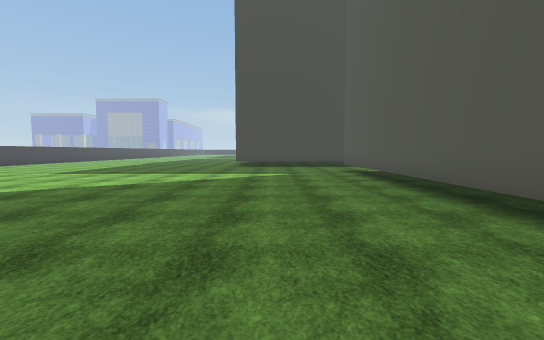
[1] (above)

24 first-person views from a walk through a 3-D level made in the Unity game engine. The camera is 1.5 m above the floor, tilts 4° down and sees 90° across. The floor is counted in squares, 2 m on a side. Each view is taken from the middle of a square. On the plan, view 1 faces up. The plan holds only what a view shows up to about 10 squares ahead; the rest is blank. The place goes on beyond the plan. The player is left out. Some animated figures are not drawn. Some surface patterns are stand-ins.

[2]
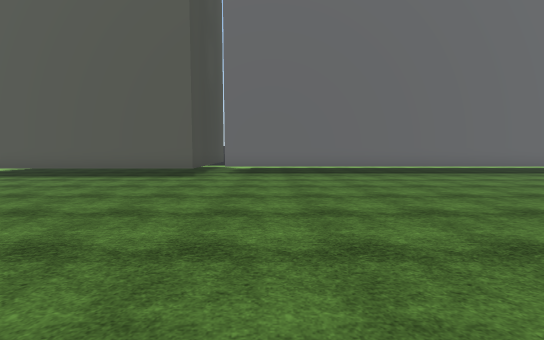

[3]
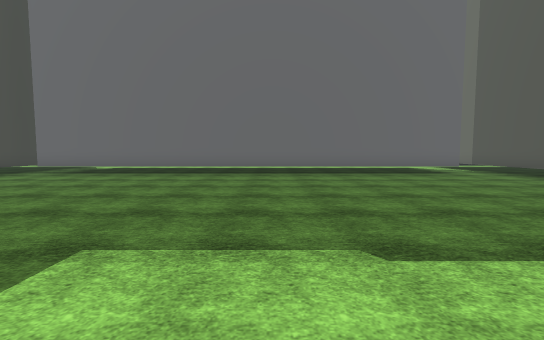

[4]
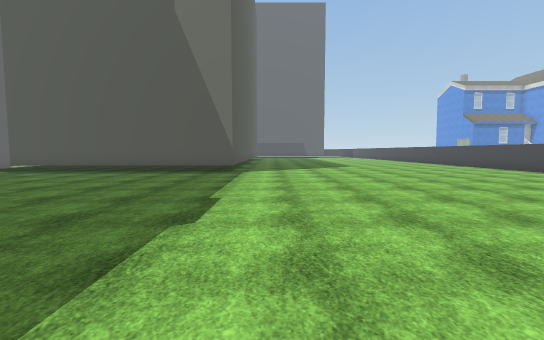

[5]
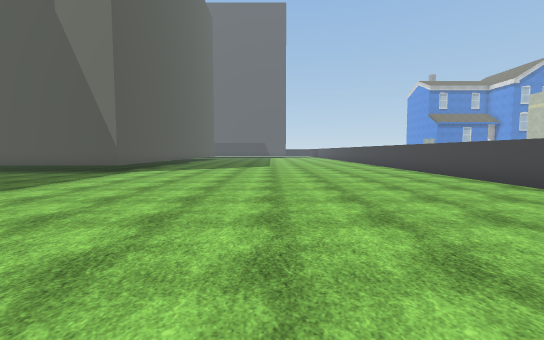

[6]
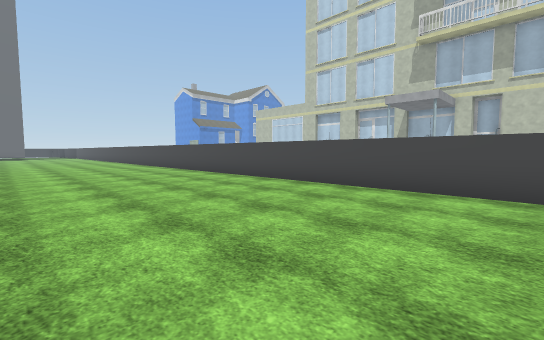

[7]
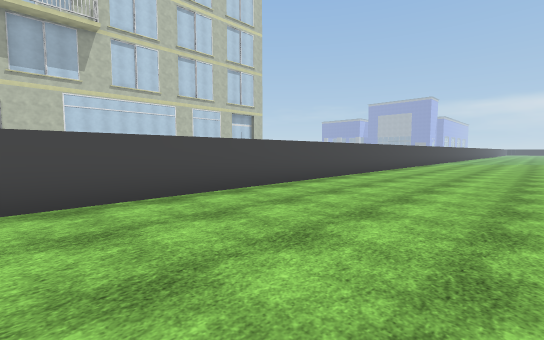

[8]
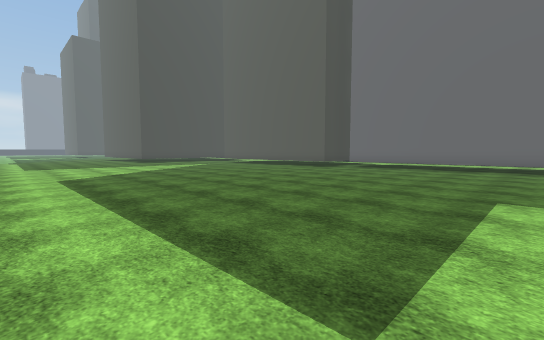

[9]
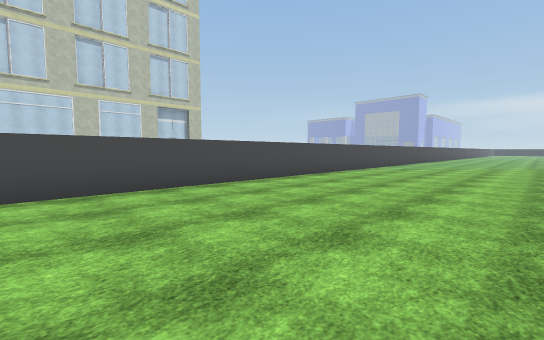

[10]
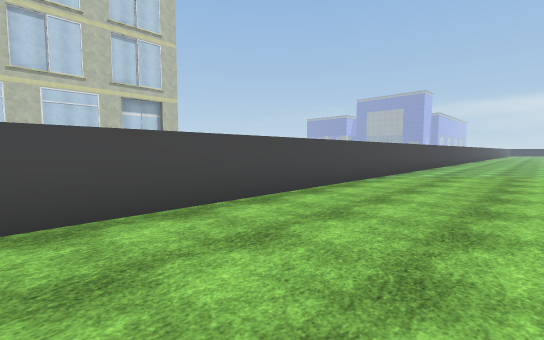

[11]
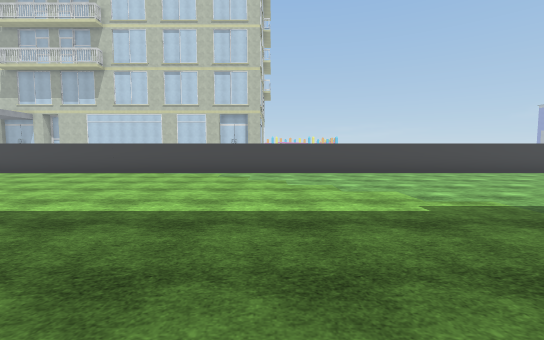

[12]
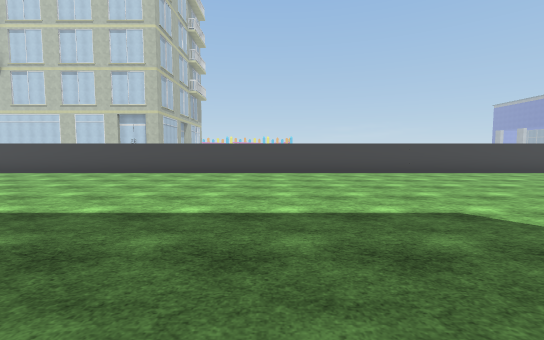

[13]
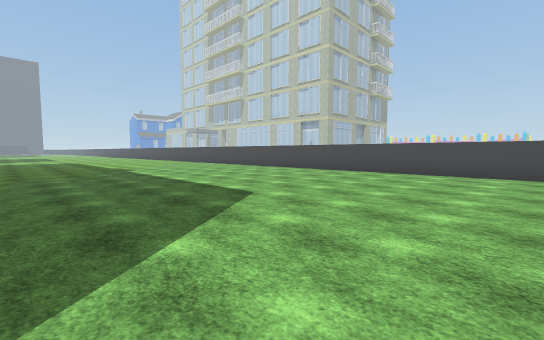

[14]
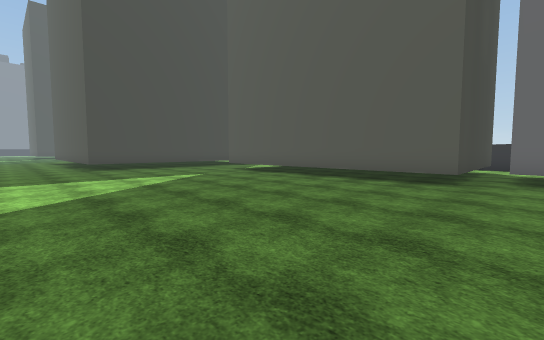

[15]
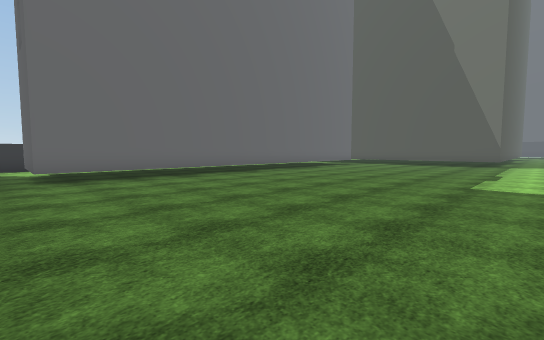

[16]
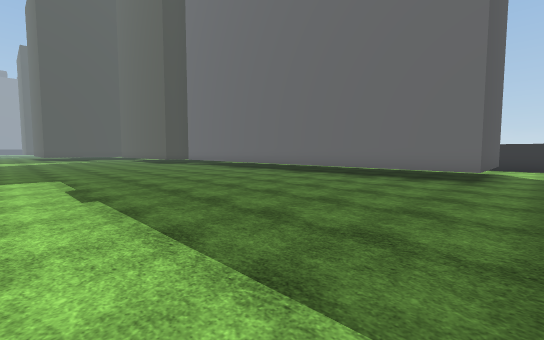

[17]
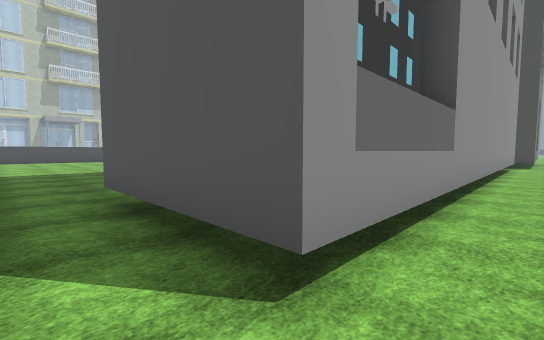

[18]
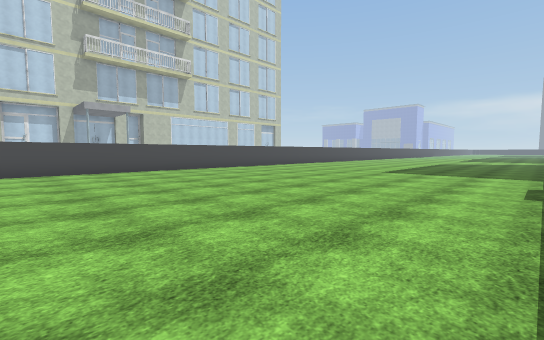

[19]
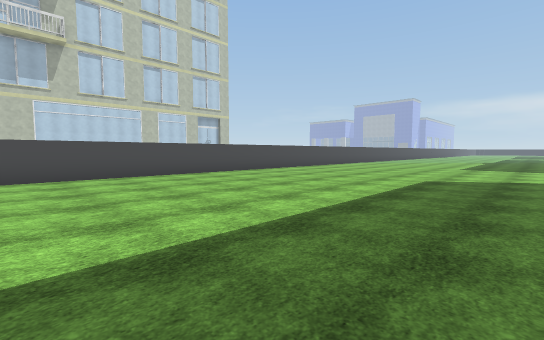

[20]
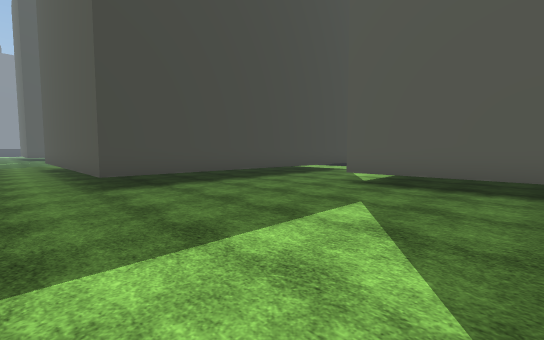

[21]
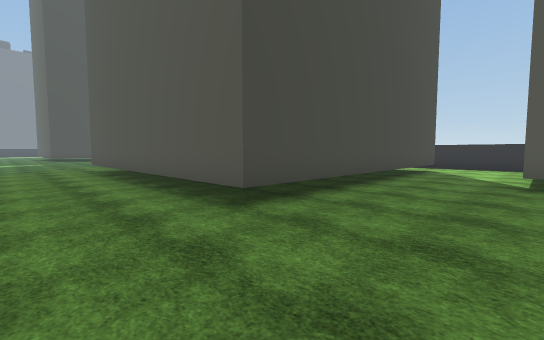

[22]
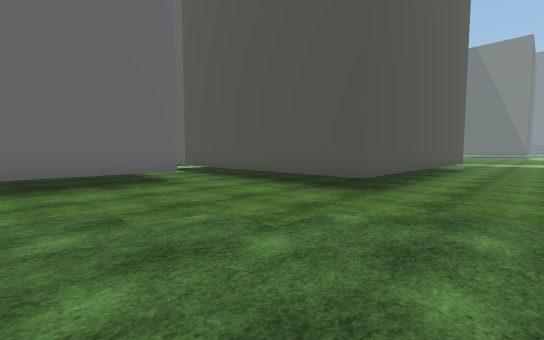

[23]
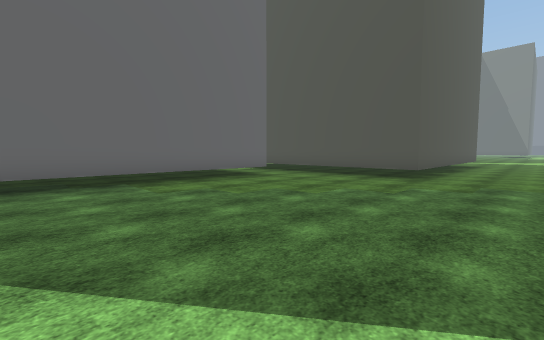

[24]
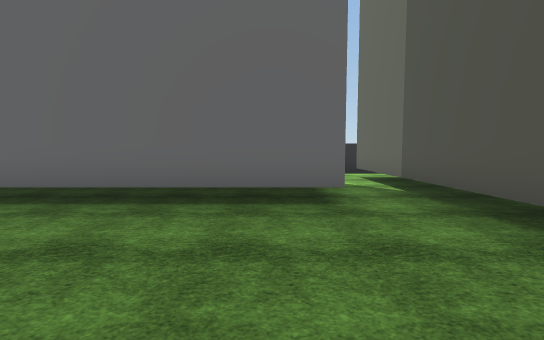

### Floor plan
Key: @ floor where view 1 was taken; # wall or solid block; . floor; B building.
Columns run from 14 left of view 1 to 9 right of it. Each row starts with its distance up from view 1.
 29 #................B
 28 #................B
 27 #................B
 26 #................B
 25 #................B
 24 #................B
 23 #................B
 22 #...................
 21 #............BBBBBBBB
 20 #............B
 19 #............B
 18 #............B
 17 #............B
 16 #............B
 15 #............B
 14 #............B
 13 #............BBBBBBBBB
 12 #......................
 11 #.......  .............#
 10 #................B
  9 #................B
  8 #................B
  7 #................B
  6 #................B
  5 #................B
  4 #................B
  3 #................BBBBB
  2 #......................#
  1 #.................BBBB.#
  0 #.............@...B  B.
 -1 #.................B  B.
 -2 #.................B  B.
 -3 #.................B  B.
 -4 #.................B  B.
 -5 #.................B  B.
 -6 #.................B  B.
 -7 #.................B  B.
 -8 #.................B  B.
 -9 #.................B  B.
-10 #.................B  B.
-11 #.................B  B.
-12 #.................BBBB.#
-13 #......................#
-14 #...........############

Where each view was taken, in squares from view 1:
view 1: 0 up, 0 right, facing up
view 2: 0 up, 5 left, facing right
view 3: 6 down, 5 left, facing right
view 4: 4 down, 4 left, facing down
view 5: 4 down, 8 left, facing down
view 6: 3 down, 8 left, facing down-left
view 7: 5 down, 9 left, facing up-left
view 8: 5 down, 8 left, facing up-right
view 9: 1 up, 8 left, facing up-left
view 10: 4 up, 10 left, facing up-left
view 11: 14 up, 4 left, facing left
view 12: 23 up, 4 left, facing left
view 13: 29 up, 4 left, facing down-left
view 14: 1 up, 4 left, facing up-right
view 15: 2 up, 4 left, facing down-right
view 16: 13 down, 4 left, facing up-right
view 17: 13 down, 8 right, facing up-left
view 18: 14 down, 3 left, facing up-left
view 19: 4 down, 5 left, facing up-left
view 20: 7 up, 3 left, facing up-right
view 21: 10 up, 4 left, facing up-right
view 22: 26 up, 4 left, facing down-right
view 23: 29 up, 4 left, facing down-right
view 24: 11 down, 0 right, facing right
